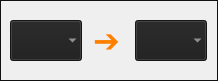
   <widget class="QFrame" name="currFrame">
    <property name="enabled">
     <bool>true</bool>
    </property>
    <property name="geometry">
     <rect>
      <x>0</x>
      <y>180</y>
      <width>218</width>
      <height>81</height>
     </rect>
    </property>
    <property name="autoFillBackground">
     <bool>false</bool>
    </property>
    <property name="styleSheet">
     <string notr="true">QFrame {
background-color: &quot;#2b2b2b&quot;;
color: &quot;#CCCCCC&quot;;
border:  1px solid #101010;
}
QFrame QLabel {
border: 0px
}
</string>
    </property>
    <property name="frameShape">
     <enum>QFrame::StyledPanel</enum>
    </property>
    <property name="frameShadow">
     <enum>QFrame::Raised</enum>
    </property>
    <widget class="QComboBox" name="combo_currFrom">
     <property name="geometry">
      <rect>
       <x>10</x>
       <y>20</y>
       <width>72</width>
       <height>41</height>
      </rect>
     </property>
     <property name="palette">
      <palette>
       <active>
        <colorrole role="WindowText">
         <brush brushstyle="SolidPattern">
          <color alpha="255">
           <red>204</red>
           <green>204</green>
           <blue>204</blue>
          </color>
         </brush>
        </colorrole>
        <colorrole role="Button">
         <brush brushstyle="SolidPattern">
          <color alpha="255">
           <red>30</red>
           <green>30</green>
           <blue>30</blue>
          </color>
         </brush>
        </colorrole>
        <colorrole role="Text">
         <brush brushstyle="SolidPattern">
          <color alpha="255">
           <red>204</red>
           <green>204</green>
           <blue>204</blue>
          </color>
         </brush>
        </colorrole>
        <colorrole role="ButtonText">
         <brush brushstyle="SolidPattern">
          <color alpha="255">
           <red>204</red>
           <green>204</green>
           <blue>204</blue>
          </color>
         </brush>
        </colorrole>
        <colorrole role="Base">
         <brush brushstyle="SolidPattern">
          <color alpha="255">
           <red>30</red>
           <green>30</green>
           <blue>30</blue>
          </color>
         </brush>
        </colorrole>
        <colorrole role="Window">
         <brush brushstyle="SolidPattern">
          <color alpha="255">
           <red>30</red>
           <green>30</green>
           <blue>30</blue>
          </color>
         </brush>
        </colorrole>
        <colorrole role="Highlight">
         <brush brushstyle="SolidPattern">
          <color alpha="255">
           <red>128</red>
           <green>128</green>
           <blue>128</blue>
          </color>
         </brush>
        </colorrole>
        <colorrole role="PlaceholderText">
         <brush brushstyle="NoBrush">
          <color alpha="128">
           <red>204</red>
           <green>204</green>
           <blue>204</blue>
          </color>
         </brush>
        </colorrole>
       </active>
       <inactive>
        <colorrole role="WindowText">
         <brush brushstyle="SolidPattern">
          <color alpha="255">
           <red>204</red>
           <green>204</green>
           <blue>204</blue>
          </color>
         </brush>
        </colorrole>
        <colorrole role="Button">
         <brush brushstyle="SolidPattern">
          <color alpha="255">
           <red>30</red>
           <green>30</green>
           <blue>30</blue>
          </color>
         </brush>
        </colorrole>
        <colorrole role="Text">
         <brush brushstyle="SolidPattern">
          <color alpha="255">
           <red>204</red>
           <green>204</green>
           <blue>204</blue>
          </color>
         </brush>
        </colorrole>
        <colorrole role="ButtonText">
         <brush brushstyle="SolidPattern">
          <color alpha="255">
           <red>204</red>
           <green>204</green>
           <blue>204</blue>
          </color>
         </brush>
        </colorrole>
        <colorrole role="Base">
         <brush brushstyle="SolidPattern">
          <color alpha="255">
           <red>30</red>
           <green>30</green>
           <blue>30</blue>
          </color>
         </brush>
        </colorrole>
        <colorrole role="Window">
         <brush brushstyle="SolidPattern">
          <color alpha="255">
           <red>30</red>
           <green>30</green>
           <blue>30</blue>
          </color>
         </brush>
        </colorrole>
        <colorrole role="Highlight">
         <brush brushstyle="SolidPattern">
          <color alpha="255">
           <red>128</red>
           <green>128</green>
           <blue>128</blue>
          </color>
         </brush>
        </colorrole>
        <colorrole role="PlaceholderText">
         <brush brushstyle="NoBrush">
          <color alpha="128">
           <red>204</red>
           <green>204</green>
           <blue>204</blue>
          </color>
         </brush>
        </colorrole>
       </inactive>
       <disabled>
        <colorrole role="WindowText">
         <brush brushstyle="SolidPattern">
          <color alpha="255">
           <red>204</red>
           <green>204</green>
           <blue>204</blue>
          </color>
         </brush>
        </colorrole>
        <colorrole role="Button">
         <brush brushstyle="SolidPattern">
          <color alpha="255">
           <red>30</red>
           <green>30</green>
           <blue>30</blue>
          </color>
         </brush>
        </colorrole>
        <colorrole role="Text">
         <brush brushstyle="SolidPattern">
          <color alpha="255">
           <red>204</red>
           <green>204</green>
           <blue>204</blue>
          </color>
         </brush>
        </colorrole>
        <colorrole role="ButtonText">
         <brush brushstyle="SolidPattern">
          <color alpha="255">
           <red>204</red>
           <green>204</green>
           <blue>204</blue>
          </color>
         </brush>
        </colorrole>
        <colorrole role="Base">
         <brush brushstyle="SolidPattern">
          <color alpha="255">
           <red>30</red>
           <green>30</green>
           <blue>30</blue>
          </color>
         </brush>
        </colorrole>
        <colorrole role="Window">
         <brush brushstyle="SolidPattern">
          <color alpha="255">
           <red>30</red>
           <green>30</green>
           <blue>30</blue>
          </color>
         </brush>
        </colorrole>
        <colorrole role="Highlight">
         <brush brushstyle="SolidPattern">
          <color alpha="255">
           <red>128</red>
           <green>128</green>
           <blue>128</blue>
          </color>
         </brush>
        </colorrole>
        <colorrole role="PlaceholderText">
         <brush brushstyle="NoBrush">
          <color alpha="128">
           <red>204</red>
           <green>204</green>
           <blue>204</blue>
          </color>
         </brush>
        </colorrole>
       </disabled>
      </palette>
     </property>
     <property name="font">
      <font>
       <family>Arial</family>
       <pointsize>12</pointsize>
       <weight>75</weight>
       <bold>true</bold>
      </font>
     </property>
     <property name="whatsThis">
      <string>&lt;html&gt;&lt;head/&gt;&lt;body&gt;&lt;p&gt;&lt;span style=&quot; font-weight:400;&quot;&gt;Výchozí měna převodu&lt;/span&gt;&lt;/p&gt;&lt;/body&gt;&lt;/html&gt;</string>
     </property>
     <property name="styleSheet">
      <string notr="true">QComboBox {
background-color: rgb(30, 30, 30);
color: &quot;#CCCCCC&quot;;
selection-background-color: grey;
}
QComboBox QAbstractItemView {
selection-background-color: grey;
}

QComboBox::item {
selection-background-color: grey;
}
</string>
     </property>
     <property name="editable">
      <bool>false</bool>
     </property>
     <property name="currentText">
      <string/>
     </property>
     <property name="maxVisibleItems">
      <number>15</number>
     </property>
     <property name="frame">
      <bool>false</bool>
     </property>
    </widget>
    <widget class="QComboBox" name="combo_currTo">
     <property name="geometry">
      <rect>
       <x>135</x>
       <y>20</y>
       <width>72</width>
       <height>41</height>
      </rect>
     </property>
     <property name="palette">
      <palette>
       <active>
        <colorrole role="WindowText">
         <brush brushstyle="SolidPattern">
          <color alpha="255">
           <red>204</red>
           <green>204</green>
           <blue>204</blue>
          </color>
         </brush>
        </colorrole>
        <colorrole role="Button">
         <brush brushstyle="SolidPattern">
          <color alpha="255">
           <red>30</red>
           <green>30</green>
           <blue>30</blue>
          </color>
         </brush>
        </colorrole>
        <colorrole role="Text">
         <brush brushstyle="SolidPattern">
          <color alpha="255">
           <red>204</red>
           <green>204</green>
           <blue>204</blue>
          </color>
         </brush>
        </colorrole>
        <colorrole role="ButtonText">
         <brush brushstyle="SolidPattern">
          <color alpha="255">
           <red>204</red>
           <green>204</green>
           <blue>204</blue>
          </color>
         </brush>
        </colorrole>
        <colorrole role="Base">
         <brush brushstyle="SolidPattern">
          <color alpha="255">
           <red>30</red>
           <green>30</green>
           <blue>30</blue>
          </color>
         </brush>
        </colorrole>
        <colorrole role="Window">
         <brush brushstyle="SolidPattern">
          <color alpha="255">
           <red>30</red>
           <green>30</green>
           <blue>30</blue>
          </color>
         </brush>
        </colorrole>
        <colorrole role="Highlight">
         <brush brushstyle="SolidPattern">
          <color alpha="255">
           <red>128</red>
           <green>128</green>
           <blue>128</blue>
          </color>
         </brush>
        </colorrole>
        <colorrole role="PlaceholderText">
         <brush brushstyle="NoBrush">
          <color alpha="128">
           <red>204</red>
           <green>204</green>
           <blue>204</blue>
          </color>
         </brush>
        </colorrole>
       </active>
       <inactive>
        <colorrole role="WindowText">
         <brush brushstyle="SolidPattern">
          <color alpha="255">
           <red>204</red>
           <green>204</green>
           <blue>204</blue>
          </color>
         </brush>
        </colorrole>
        <colorrole role="Button">
         <brush brushstyle="SolidPattern">
          <color alpha="255">
           <red>30</red>
           <green>30</green>
           <blue>30</blue>
          </color>
         </brush>
        </colorrole>
        <colorrole role="Text">
         <brush brushstyle="SolidPattern">
          <color alpha="255">
           <red>204</red>
           <green>204</green>
           <blue>204</blue>
          </color>
         </brush>
        </colorrole>
        <colorrole role="ButtonText">
         <brush brushstyle="SolidPattern">
          <color alpha="255">
           <red>204</red>
           <green>204</green>
           <blue>204</blue>
          </color>
         </brush>
        </colorrole>
        <colorrole role="Base">
         <brush brushstyle="SolidPattern">
          <color alpha="255">
           <red>30</red>
           <green>30</green>
           <blue>30</blue>
          </color>
         </brush>
        </colorrole>
        <colorrole role="Window">
         <brush brushstyle="SolidPattern">
          <color alpha="255">
           <red>30</red>
           <green>30</green>
           <blue>30</blue>
          </color>
         </brush>
        </colorrole>
        <colorrole role="Highlight">
         <brush brushstyle="SolidPattern">
          <color alpha="255">
           <red>128</red>
           <green>128</green>
           <blue>128</blue>
          </color>
         </brush>
        </colorrole>
        <colorrole role="PlaceholderText">
         <brush brushstyle="NoBrush">
          <color alpha="128">
           <red>204</red>
           <green>204</green>
           <blue>204</blue>
          </color>
         </brush>
        </colorrole>
       </inactive>
       <disabled>
        <colorrole role="WindowText">
         <brush brushstyle="SolidPattern">
          <color alpha="255">
           <red>204</red>
           <green>204</green>
           <blue>204</blue>
          </color>
         </brush>
        </colorrole>
        <colorrole role="Button">
         <brush brushstyle="SolidPattern">
          <color alpha="255">
           <red>30</red>
           <green>30</green>
           <blue>30</blue>
          </color>
         </brush>
        </colorrole>
        <colorrole role="Text">
         <brush brushstyle="SolidPattern">
          <color alpha="255">
           <red>204</red>
           <green>204</green>
           <blue>204</blue>
          </color>
         </brush>
        </colorrole>
        <colorrole role="ButtonText">
         <brush brushstyle="SolidPattern">
          <color alpha="255">
           <red>204</red>
           <green>204</green>
           <blue>204</blue>
          </color>
         </brush>
        </colorrole>
        <colorrole role="Base">
         <brush brushstyle="SolidPattern">
          <color alpha="255">
           <red>30</red>
           <green>30</green>
           <blue>30</blue>
          </color>
         </brush>
        </colorrole>
        <colorrole role="Window">
         <brush brushstyle="SolidPattern">
          <color alpha="255">
           <red>30</red>
           <green>30</green>
           <blue>30</blue>
          </color>
         </brush>
        </colorrole>
        <colorrole role="Highlight">
         <brush brushstyle="SolidPattern">
          <color alpha="255">
           <red>128</red>
           <green>128</green>
           <blue>128</blue>
          </color>
         </brush>
        </colorrole>
        <colorrole role="PlaceholderText">
         <brush brushstyle="NoBrush">
          <color alpha="128">
           <red>204</red>
           <green>204</green>
           <blue>204</blue>
          </color>
         </brush>
        </colorrole>
       </disabled>
      </palette>
     </property>
     <property name="font">
      <font>
       <family>Arial</family>
       <pointsize>12</pointsize>
       <weight>75</weight>
       <bold>true</bold>
      </font>
     </property>
     <property name="whatsThis">
      <string>&lt;html&gt;&lt;head/&gt;&lt;body&gt;&lt;p&gt;&lt;span style=&quot; font-weight:400;&quot;&gt;Cílová měna převodu.&lt;/span&gt;&lt;/p&gt;&lt;/body&gt;&lt;/html&gt;</string>
     </property>
     <property name="autoFillBackground">
      <bool>false</bool>
     </property>
     <property name="styleSheet">
      <string notr="true">QComboBox {
background-color: rgb(30, 30, 30);
color: &quot;#CCCCCC&quot;;
selection-background-color: grey;
}
QComboBox QAbstractItemView {
selection-background-color: grey;
}

QComboBox::item {
selection-background-color: grey;
}
</string>
     </property>
     <property name="editable">
      <bool>false</bool>
     </property>
     <property name="maxVisibleItems">
      <number>15</number>
     </property>
     <property name="frame">
      <bool>false</bool>
     </property>
    </widget>
    <widget class="QLabel" name="label">
     <property name="geometry">
      <rect>
       <x>93</x>
       <y>30</y>
       <width>31</width>
       <height>21</height>
      </rect>
     </property>
     <property name="font">
      <font>
       <family>Arial</family>
       <pointsize>24</pointsize>
      </font>
     </property>
     <property name="styleSheet">
      <string notr="true">QLabel {
color:  #FF8000; 
}</string>
     </property>
     <property name="text">
      <string>➔</string>
     </property>
    </widget>
   </widget>
